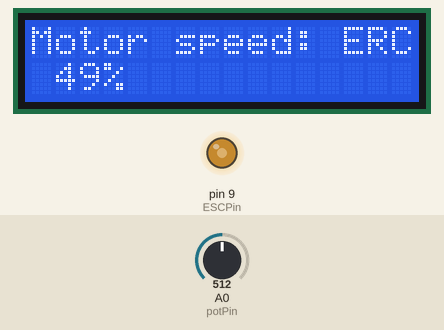
Recording of a sketch running on a simulated Arduino Uno, built with avr-gcc and run on an emulated ATmega328P. Shown: 16×2 character LCD, output pins drawn as LEDs (lit = HIGH). The inputs (shaded band) are chosen by the test bench; at power-on: A0 (potPin) = 512. What the sketch prints to the serial monitor is not drawn.

Above: at 1.2 s.
1.3 s: A0 (potPin) set to 306
At 1.6 s:
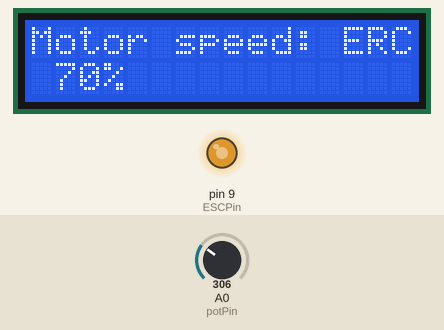
2.8 s: A0 (potPin) set to 122
At 3.8 s:
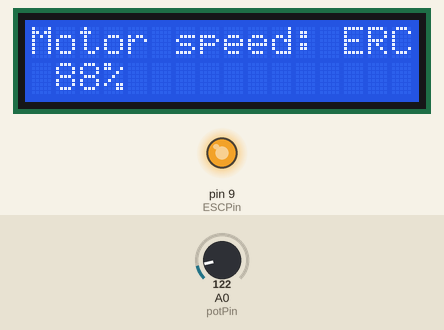
4.3 s: A0 (potPin) set to 900
At 5.0 s:
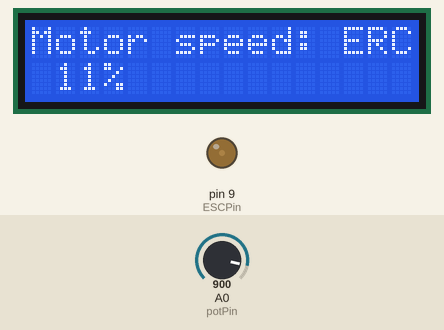
5.8 s: A0 (potPin) set to 1023
At 7.2 s:
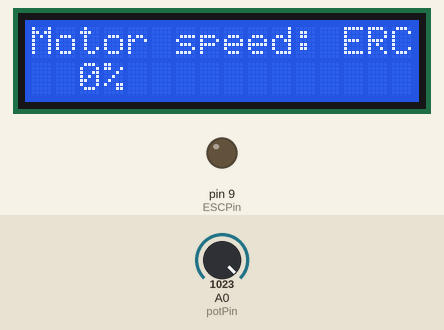
Timing chart, 0 to 8.3 s (numbered marks = the images above; inputs shaded):
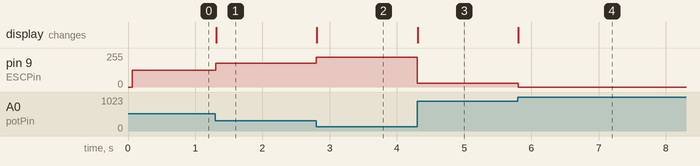

The sketch:

erc_esc_lcd.ino
```cpp
#include <stdio.h>
#include <LiquidCrystal.h>

const byte potPin = A0;
const byte ESCPin = 9;

unsigned int potVal; // stores the voltage read from the potentiometer
byte ESCVal;  // stores the duty cycle to be output on the ESCPin

const int rs = 7, en = 6, d4 = 5, d5 = 4, d6 = 3, d7 = 2;
LiquidCrystal lcd(rs,en,d4,d5,d6,d7);

const byte chinchin[] = {
  0b01110,
  0b01010,
  0b01010,
  0b01010,
  0b01010,
  0b11111,
  0b10101,
  0b11111,
};
void setup() {
pinMode(ESCPin, OUTPUT);

lcd.begin(16,2); // initialize lcd screen with dimensions
lcd.createChar(0, chinchin);
  Serial.begin(9600);
}

void loop() {
  potVal = analogRead(potPin);
  //ESCVal = map(potVal, 0, 1023, 0, 255);
  ESCVal = (1023-potVal) >> 2;
  analogWrite(ESCPin, ESCVal);
  Serial.println(ESCVal);

  int percentage = ESCVal * 100 / 255;
  lcd.setCursor(0,0); // Sets the cursor to col 0 and row 0 (as start point)
  lcd.print("Motor speed: ERC ");
  lcd.setCursor(0,1);

  char perc[3];
  sprintf(perc, "%3d", percentage);


  /*if ( percentage == 69){
    perc[0] = 0;
    for (int i = 0; i < 3; i++)
      lcd.write(perc[i]);
  } else {
    lcd.print(perc);
  }
  */

  lcd.print(perc);
  lcd.print("%");


}


/*  ****Pin Connections****

VSS -> GND
VDD -> +5V
V0 -> POTENTIOMETER
RS -> 7
RW -> GND
EN -> 6
D4 -> 5
D5 -> 4
D6 -> 3
D7 -> 2
A -> +5V
K -> GND


*/
```

Measured:
- after the input at 1.3 s, pin 9 (ESCPin): 127/255 → 179/255 at once; the display: changes at once (image 1)
- after the input at 2.8 s, pin 9 (ESCPin): 179/255 → 225/255 at once; the display: changes at once (image 2)
- after the input at 4.3 s, pin 9 (ESCPin): 225/255 → 30/255 at once; the display: changes at once (image 3)
- after the input at 5.8 s, pin 9 (ESCPin): 30/255 → 0/255 at once; the display: changes at once (image 4)
